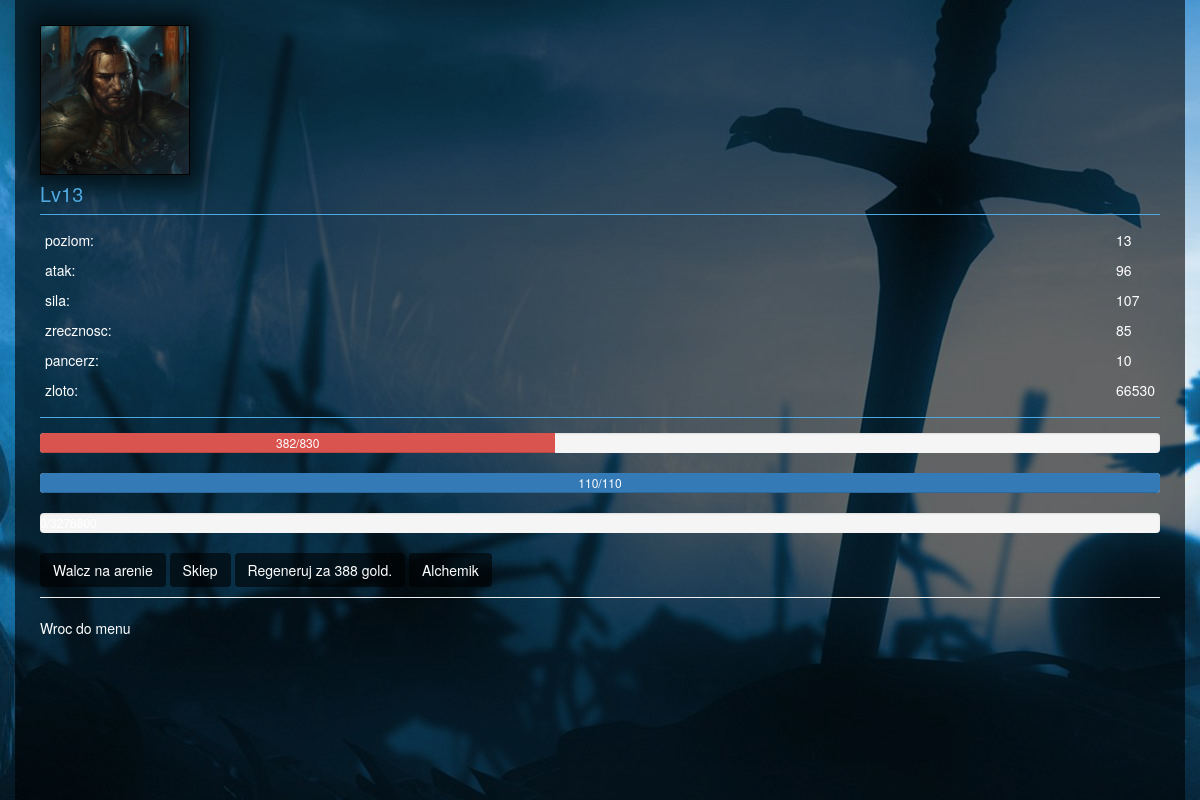
The page /player/5/ on the database as committed earlier.
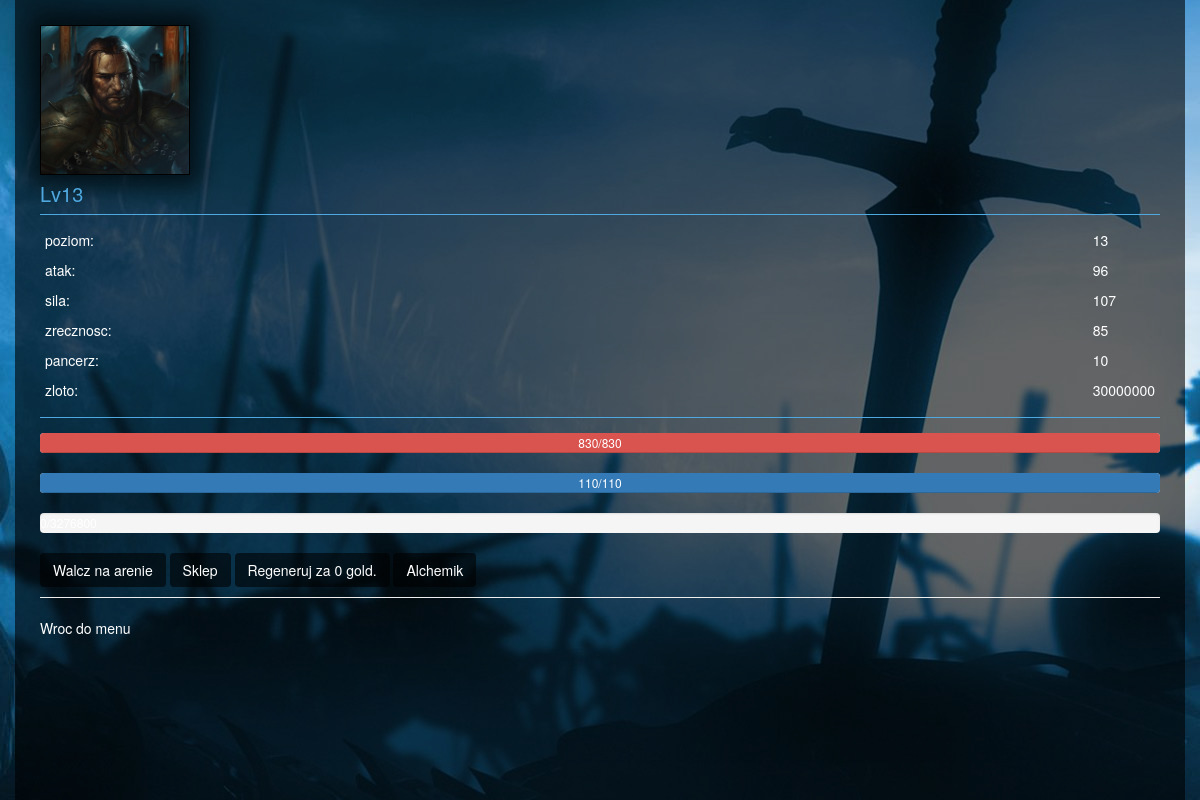
The same page on the database as committed later.
### project/models.py (models this page shows, shortened)
class Player(models.Model):
    name = models.CharField(max_length=40)
    level = models.IntegerField()
    experience = models.IntegerField()
    requiredexp = models.IntegerField()
    strength = models.IntegerField()
    agility = models.IntegerField()
    maxhealth = models.IntegerField()
    health = models.IntegerField()
    attack = models.IntegerField()
    maxmana = models.IntegerField()
    mana = models.IntegerField()
    classname = models.ForeignKey(ClassName)
    armorid = models.ForeignKey(ArmorItem)
    bonus_attack = models.IntegerField()
    bonus_agility = models.IntegerField()
    bonus_health = models.IntegerField()
    isarmordamaged = models.BooleanField()
    gold = models.IntegerField()
    dot_damage = models.IntegerField()
    dot_rounds = models.IntegerField()
    small_elixir = models.IntegerField()
    medium_elixir = models.IntegerField()
    big_elixir = models.IntegerField()
    ultimate_elixir = models.IntegerField()

### player/views.py (the view)
def index(request, p):
    gamer = Player.objects.get(pk=p)
    gold_to_pay = int(round(((float(gamer.maxhealth) - float(gamer.health))/15.0
                        + (float(gamer.maxmana) - float(gamer.mana))/7.0) * (float(gamer.level)), 0))
    return render(request, 'player/index.html', {
        'p': gamer,
        'armor': ArmorItem.objects.get(name=gamer.armorid).value,
        'pay': int(gold_to_pay),
        'health': gamer.health * 100 / gamer.maxhealth,
        'mana': gamer.mana * 100 / gamer.maxmana,
    })

### project/models.py (called while the page is built)
    def __unicode__(self):
        return self.name

    def __unicode__(self):
        return self.name

### templates/player/index.html (shortened to what this page needs)
{% extends 'layout.html' %}
{% block content %}
    <div id="this">
        {% include 'shop/regen.html'%}
    </div>
{% endblock %}

### templates/fight/partial_view_player.html (shortened to what this page needs)
{% load staticfiles %}
    <div class="player_portrait">
        {%if p.classname|stringformat:"s"  == "Warrior"%}
            <img src="{% static 'css/content/warrior.jpg' %}" height="100%", width="100%">
        {%elif p.classname|stringformat:"s"  == "Thief"%}
            <img src="{% static 'css/content/thief.jpg' %}" height="100%", width="100%">
        {%elif p.classname|stringformat:"s"  == "Tankozord"%}
            <img src="{% static 'css/content/tank.jpg' %}" height="100%", width="100%">
        {% endif %}
    </div>
    <div class="player_name">
        {{p.name}}
    </div>
    <div class="player_stats">
        <div class="column_left">
            <p>poziom:</p>
            <p>atak:</p>
            <p>sila:</p>
            <p>zrecznosc:</p>
            <p>pancerz:</p>
            <p>zloto:</p>
        </div>
        <div class="column_right">
            <p>{{p.level}}</p>
            <p>{{p.attack}}</p>
            <p>{{p.strength}}</p>
            <p>{{p.agility}}</p>
            <p>{{armor}}</p>
            <p>{{p.gold}}</p>
        </div>
    </div>
    <div class="progress">
        <div id="player-health" class="progress-bar progress-bar-danger" role="progressbar" aria-valuenow="100" aria-valuemin="0" aria-valuemax="100" style="width: 100%;">
            {{p.health}}/{{p.maxhealth}}
        </div>
    </div>
    <div class="progress">
        <div id="player-mana" class="progress-bar"  role="progressbar" aria-valuenow="100" aria-valuemin="0" aria-valuemax="100" style="width: 100%">
            {{p.mana}}/{{p.maxmana}}
        </div>
    </div>
    <div class="progress">
    </div>

Rows that differ between the two databases and show on the page:
changed Player "Lv13": gold "66530" → "30000000"; health "382" → "830"
Other text that changed with them:
{{ pay }}: "388" → "0"
